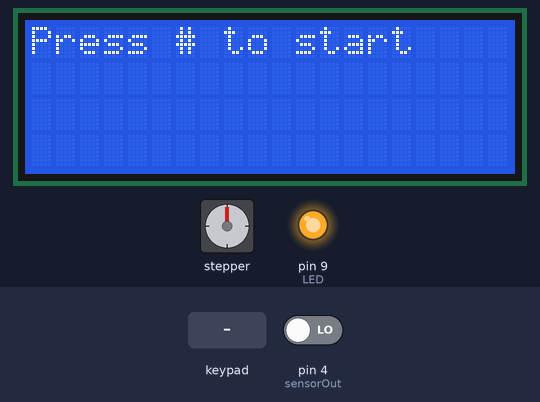
Bench run of a sketch on a simulated Arduino Nano, built with avr-gcc and run on an emulated ATmega328P. On the bench: 20×4 character LCD, stepper motor, output pins drawn as LEDs (lit = HIGH). Inputs (shaded band) come from the test bench; at power-on: pin 4 (sensorOut) LOW. Stepper angles assume 200 steps per turn; pins used as bus, display or sensor lines are not drawn; what the sketch prints to the serial monitor is not drawn.

Above: at 2.9 s.
3.0 s: key '#' pressed
At 3.9 s:
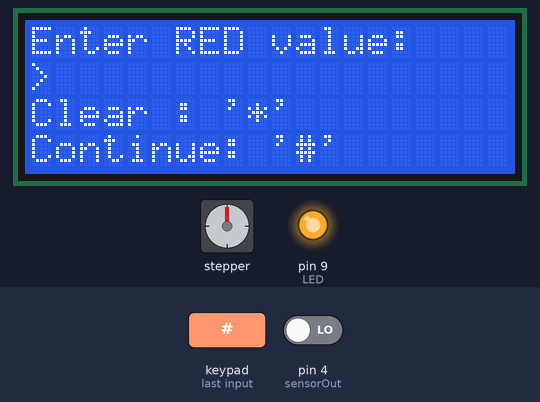
4.5 s: keypad keys 1 2 # pressed 0.4 s apart
At 6.6 s:
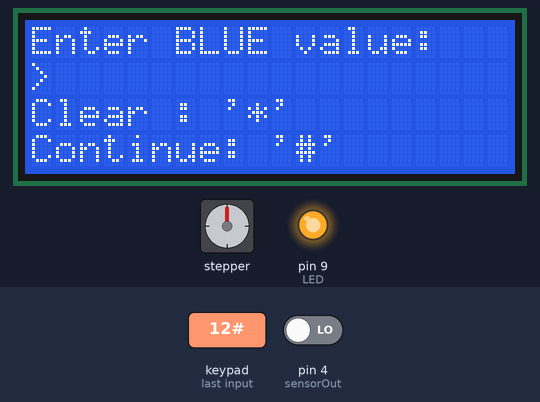
7.2 s: keypad keys 2 5 # pressed 0.4 s apart
At 8.6 s:
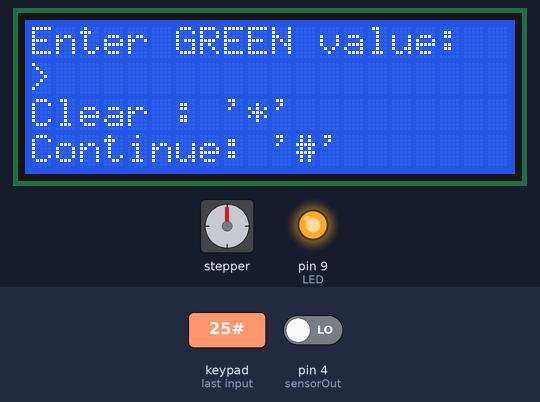
9.9 s: keypad keys 1 2 # pressed 0.4 s apart
At 11.9 s:
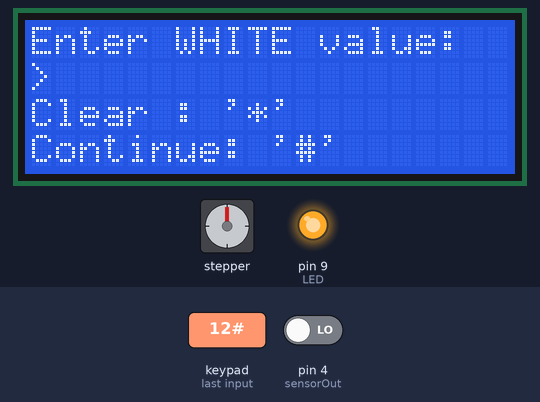
12.6 s: keypad keys 2 5 # pressed 0.4 s apart
At 13.9 s:
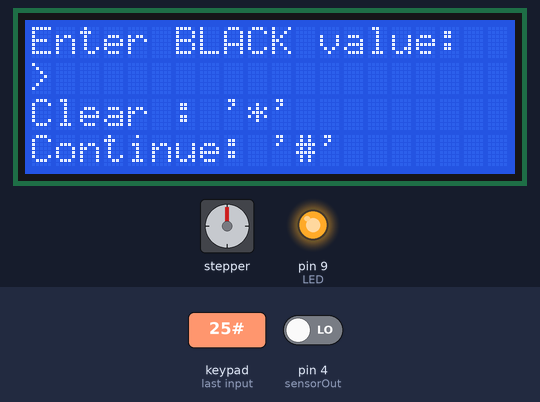
15.3 s: keypad keys 1 2 # pressed 0.4 s apart
At 16.7 s:
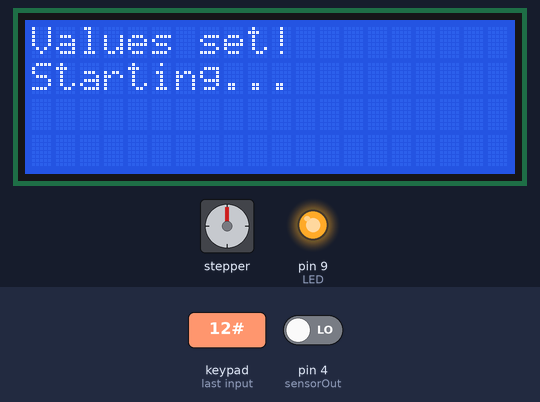
Timing chart, 0 to 25.8 s (numbered marks = the images above; inputs shaded):
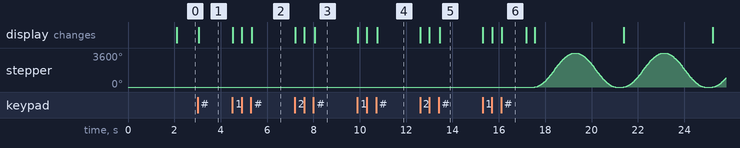

The sketch:

PokerPal.ino
```cpp
#include <AccelStepper.h>
#include <LiquidCrystal_I2C.h>
#include <Keypad.h>


// ============================================================
// Stepper Motor / A4988
// ============================================================

#define motorInterfaceType 1

const int dirPin = 2;
const int stepPin = 3;
const int sleepPin = 10;  // SLEEP on A4988
const int resetPin = 11;  // RST on A4988

AccelStepper stepper(motorInterfaceType, stepPin, dirPin);


// ============================================================
// LCD
// ============================================================

//20x4 I2C LCD used for user prompts and system feedback.

LiquidCrystal_I2C lcd(0x27, 20, 4);


// ============================================================
// TCS3200 Color Sensor
// ============================================================

#define S0 8
#define S1 7
#define S2 6
#define S3 5
#define sensorOut 4
#define LED 9


// ============================================================
// Keypad
// ============================================================

// 4x3 keypad used for entering chip values.

const byte ROWS = 4; // 4 rows
const byte COLS = 3; // 3 columns

// Keypad layout.
char keys[ROWS][COLS] = {
  {'1', '2', '3'},
  {'4', '5', '6'},
  {'7', '8', '9'},
  {'*', '0', '#'}
};

// Keypad rows and columns connections.
byte rowPins[ROWS] = {12, A0, A1, A2};
byte colPins[COLS] = {A3, A6, A7};

Keypad keypad = Keypad(makeKeymap(keys), rowPins, colPins, ROWS, COLS);


// ============================================================
// Chip Counters and Values
// ============================================================

int redCount = 0;
int blueCount = 0;
int greenCount = 0;
int whiteCount = 0;
int blackCount = 0;

int redValue = 0;
int blueValue = 0;
int greenValue = 0;
int whiteValue = 0;
int blackValue = 0;


// ============================================================
// Motion and Timing Settings
// ============================================================

const int SETTLE_TIME = 100;  // Settling time after reaching a bin (ms)
const int DETECTION_DELAY = 800; // Delay between color detection cycles (ms)


// ============================================================
// Sorting Positions
// ============================================================

// Motor positions for each color based on the mechanical
// layout of the sorting system.
// Values are converted to microsteps using 4x microstepping.
const int BLACK_STEPS = 325 * 4;
const int GREEN_STEPS = -450 * 4;
const int WHITE_STEPS = 500 * 4;
const int BLUE_STEPS = 675 * 4;
const int RED_STEPS = 825 * 4;


// ============================================================
// Motor State Machine
// ============================================================

// Tracks the current stage of a sorting operation.
enum State {
  P_IDLE,       // Waiting for a chip
  P_MOVING,     // Moving to the selected sorting position
  P_RETURNING   // Returning to the home position
};

State currentState = P_IDLE;

long startPosition = 0;
long targetPosition = 0;
unsigned long operationTimer = 0;
unsigned long lastDetectionTime = 0;

bool wasBackwardMove = false;
bool pausedForEmptying = false;
String colorToEmpty = "";


// ============================================================
// Motor Control
// ============================================================

// Enables or disables the A4988 stepper driver.
// The motor is disabled when idle to reduce unnecessary
// power consumption and motor heating.

void enableMotor(bool enable) {
  if (enable) {
    digitalWrite(sleepPin, HIGH);
    delay(5);  // Allow driver to wake up
    digitalWrite(resetPin, HIGH);
  } else {
    digitalWrite(resetPin, LOW);
    digitalWrite(sleepPin, LOW);
  }
}


// ============================================================
// Movement Control
// ============================================================

// Initiates a movement to the sorting position associated
// with the detected chip color.
void executeMovement(long steps) {
  enableMotor(true);

  currentState = P_MOVING;

  // Calculate the target position relative to the current
  // motor position.
  startPosition = stepper.currentPosition();
  targetPosition = startPosition + steps;
  wasBackwardMove = (steps < 0);

  Serial.print("Moving ");
  Serial.print(wasBackwardMove ? "BACKWARD " : "FORWARD ");
  Serial.println(abs(steps));
}


// ============================================================
// Color Sensor
// ============================================================

// Each function reads the TCS3200 output with its associated color
// filter selected and converts the measured pulse width to an
// intensity value.

int readRed() {
  digitalWrite(S2, LOW);
  digitalWrite(S3, LOW);
  int pulse = pulseIn(sensorOut, LOW, 100000);
  return map(pulse, 25, 72, 255, 0);
}

int readGreen() {
  digitalWrite(S2, HIGH);
  digitalWrite(S3, HIGH);
  int pulse = pulseIn(sensorOut, LOW, 100000);
  return map(pulse, 30, 90, 255, 0);
}

int readBlue() {
  digitalWrite(S2, LOW);
  digitalWrite(S3, HIGH);
  int pulse = pulseIn(sensorOut, LOW, 100000);
  return map(pulse, 25, 68, 255, 0);
}


// ============================================================
// LCD Display
// ============================================================

// Updates the LCD with the current chip counts, individual
// chip values, and total values of all sorted chips.
void updateLCD() {
  lcd.clear();

  lcd.setCursor(0, 0);
  lcd.print("R:");
  lcd.print(redCount);
  lcd.print("(");
  lcd.print(redValue);
  lcd.print(")");

  lcd.print(" G:");
  lcd.print(greenCount);
  lcd.print("(");
  lcd.print(greenValue);
  lcd.print(")");

  lcd.setCursor(0, 1);
  lcd.print("B:");
  lcd.print(blueCount);
  lcd.print("(");
  lcd.print(blueValue);
  lcd.print(")");

  lcd.print(" W:");
  lcd.print(whiteCount);
  lcd.print("(");
  lcd.print(whiteValue);
  lcd.print(")");

  lcd.setCursor(0, 2);
  lcd.print("Bl:");
  lcd.print(blackCount);
  lcd.print("(");
  lcd.print(blackValue);
  lcd.print(")");

  lcd.setCursor(0, 3);
  lcd.print("Total Value: ");
  lcd.print(
    redCount * redValue +
    greenCount * greenValue +
    blueCount * blueValue +
    whiteCount * whiteValue +
    blackCount * blackValue
  );
}


// ============================================================
// User Interface
// ============================================================

// Displays the startup message when the system is powered on.
void showWelcomeMessage() {
  lcd.clear();

  lcd.setCursor(0, 0);
  lcd.print("Welcome to");

  lcd.setCursor(0, 1);
  lcd.print("PokerPal!");

  delay(2000);
}

// Displays a prompt for entering the monetary value of a
// particular chip color.
void promptForColorValue(const char* color) {
  lcd.clear();

  lcd.print("Enter ");
  lcd.print(color);
  lcd.print(" value:");

  lcd.setCursor(0, 1);
  lcd.print("> ");

  lcd.setCursor(0, 2);
  lcd.print("Clear : '*'");

  lcd.setCursor(0, 3);
  lcd.print("Continue: '#'");
}

// Collects a chip value from the keypad and returns the
// entered value when '#' is pressed.
// '*' clears the current input.
int getColorValue(const char* color) {
  String inputBuffer = "";

  promptForColorValue(color);

  while (true) {
    char key = keypad.getKey();

    if (key) {

      // Confirm the entered value.
      if (key == '#' && inputBuffer.length() > 0) {
        return inputBuffer.toInt();
      }

      // Clear the current value.
      else if (key == '*' && inputBuffer.length() > 0) {

        inputBuffer = "";

        lcd.setCursor(2, 1);
        lcd.print("   ");

        lcd.setCursor(2, 1);
      }

      // Add a numerical digit to the input (if less than 3 digits).
      else if (isDigit(key) && inputBuffer.length() < 3) {
        inputBuffer += key;

        lcd.setCursor(2, 1);
        lcd.print(inputBuffer);
      }
    }

    // Small delay to prevent unncessary busy-waiting.
    delay(10);
  }
}


// Prompts the user to enter the value of each chip color
// before the sorting process begins.
void setupColorValues() {
  redValue = getColorValue("RED");
  blueValue = getColorValue("BLUE");
  greenValue = getColorValue("GREEN");
  whiteValue = getColorValue("WHITE");
  blackValue = getColorValue("BLACK");

  lcd.clear();

  lcd.print("Values set!");

  lcd.setCursor(0, 1);
  lcd.print("Starting...");

  delay(1000);
}


// ============================================================
// Bin Management
// ============================================================

// Checks whether any bin has reached its 10-chip capacity.
// Pauses sorting and prompts the user to empty the full bin.
void checkForFullBins() {

  if (redCount > 0 && redCount % 10 == 0) {
    colorToEmpty = "RED";
    pausedForEmptying = true;
  }

  else if (blueCount > 0 && blueCount % 10 == 0) {
    colorToEmpty = "BLUE";
    pausedForEmptying = true;
  }

  else if (greenCount > 0 && greenCount % 10 == 0) {
    colorToEmpty = "GREEN";
    pausedForEmptying = true;
  }

  else if (whiteCount > 0 && whiteCount % 10 == 0) {
    colorToEmpty = "WHITE";
    pausedForEmptying = true;
  }

  else if (blackCount > 0 && blackCount % 10 == 0) {
    colorToEmpty = "BLACK";
    pausedForEmptying = true;
  }

  if (pausedForEmptying) {

    lcd.clear();

    lcd.setCursor(0, 0);
    lcd.print("Please empty the");

    lcd.setCursor(0, 1);
    lcd.print(colorToEmpty + " bin");

    lcd.setCursor(0, 2);
    lcd.print("Press # when done");

    // Wait for the user to confirm that the bin has been emptied.
    while (true) {

      char key = keypad.getKey();

      if (key == '#') {

      // Reset the count for the bin that was emptied.
      if (colorToEmpty == "RED") {
        redCount = 0;
      }

      else if (colorToEmpty == "BLUE") {
        blueCount = 0;
      }

      else if (colorToEmpty == "GREEN") {
        greenCount = 0;
      }

      else if (colorToEmpty == "WHITE") {
        whiteCount = 0;
      }

      else if (colorToEmpty == "BLACK") {
        blackCount = 0;
      }

      pausedForEmptying = false;
      colorToEmpty = "";

      updateLCD();

      break;
    }

      delay(10);
    }
  }
}


// ============================================================
// Setup
// ============================================================

void setup() {

  // -------------------- Motor Setup --------------------

  pinMode(sleepPin, OUTPUT);
  pinMode(resetPin, OUTPUT);

  // Keep the motor disabled during startup.
  enableMotor(false);


  // -------------------- Color Sensor Setup --------------------

  pinMode(S0, OUTPUT);
  pinMode(S1, OUTPUT);
  pinMode(S2, OUTPUT);
  pinMode(S3, OUTPUT);

  pinMode(sensorOut, INPUT);
  pinMode(LED, OUTPUT);

  // Configure the TCS3200 frequency scaling.
  digitalWrite(S0, HIGH);
  digitalWrite(S1, LOW);

  // Turn on the sensor illumination LED.
  digitalWrite(LED, HIGH);


  // -------------------- Serial Communication --------------------
  Serial.begin(9600);


  // -------------------- Stepper Configuration --------------------
  stepper.setMaxSpeed(7500);
  stepper.setAcceleration(4250);


  // -------------------- LCD Setup --------------------

  lcd.init();
  lcd.backlight();


  // -------------------- Startup --------------------

  showWelcomeMessage();

  // Wait for the user to press '#' before beginning setup.
  lcd.clear();
  lcd.print("Press # to start");

  while (keypad.getKey() != '#') {
    delay(10);
  }


  // -------------------- Chip Value Setup --------------------

  setupColorValues();


  // Initialize chip counters.
  redCount = 0;
  blueCount = 0;
  greenCount = 0;
  whiteCount = 0;
  blackCount = 0;

  updateLCD();
}


// ============================================================
// Main Program Loop
// ============================================================

void loop() {

  // Check for a full bin when the motor is idle.
  if (currentState == P_IDLE) {
    checkForFullBins();
  }

  // If the system is waiting for a bin to be emptied,
  // skip the rest of the loop.
  if (pausedForEmptying) {
    return;
  }


  // ==========================================================
  // Color Detection
  // ==========================================================

  // Only detect a new chip when the motor is idle and the
  // detection cooldown period has elapsed.
  if (
    currentState == P_IDLE &&
    millis() - lastDetectionTime > DETECTION_DELAY
  ) {

    int redFreq = readRed();
    int greenFreq = readGreen();
    int blueFreq = readBlue();

    Serial.print("RGB: ");
    Serial.print(redFreq);
    Serial.print(", ");
    Serial.print(greenFreq);
    Serial.print(", ");
    Serial.println(blueFreq);


    // Classify the detected chip using experimentally
    // determined RGB intensity thresholds.
    if (
      redFreq > 320 &&
      blueFreq > 200 &&
      blueFreq < 300 &&
      greenFreq > 200 &&
      greenFreq < 300
    ) {

      Serial.println("RED - Executing movement");

      executeMovement(RED_STEPS);

      redCount++;

      updateLCD();
    }
    else if (
      blueFreq > 300 &&
      greenFreq < 300 &&
       redFreq > 200
    ) {

      Serial.println("BLUE - Executing movement");

      executeMovement(BLUE_STEPS);

      blueCount++;

      updateLCD();
    }
    else if (
      redFreq > 290 &&
      redFreq < 320 &&
      greenFreq > 260 &&
      greenFreq < 330 &&
      blueFreq > 200 &&
      blueFreq < 280
    ) {

      Serial.println("GREEN - Executing movement");

      executeMovement(GREEN_STEPS);

      greenCount++;

      updateLCD();
    }
    else if (
      redFreq > 300 &&
      blueFreq > 300 &&
      greenFreq > 300
    ) {

      Serial.println("WHITE - Executing movement");

      executeMovement(WHITE_STEPS);

      whiteCount++;

      updateLCD();
    }
    else if (
      redFreq > 200 &&
      redFreq < 300 &&
      greenFreq > 100 &&
      greenFreq < 200 &&
      blueFreq > 100 &&
      blueFreq < 200
    ) {

      Serial.println("BLACK - Executing movement");

      executeMovement(BLACK_STEPS);

      blackCount++;

      updateLCD();
    }

    // Prevent another detection until the cooldown period
    // has elapsed.
    lastDetectionTime = millis();
  }


  // ==========================================================
  // Motor State Machine
  // ==========================================================

  // Handle the current movement state and transition between
  // moving to a bin, returning home, and waiting for the next chip.
  switch(currentState) {

    case P_MOVING:

      // Move towards the selected sorting position.
      stepper.moveTo(targetPosition);

      // Once target position is reached, begin the
      // return-to-home sequence.
      if (stepper.distanceToGo() == 0) {

        currentState = P_RETURNING;

        operationTimer = millis();

        // All sorting positions return to the home position.
        targetPosition = 0;
      }

      break;


    case P_RETURNING:

      // Allow the mechanism to settle before returning home.
      if (millis() - operationTimer > SETTLE_TIME) {

        stepper.moveTo(targetPosition);

        // Once the mechanism reaches home, return to idle.
        if (stepper.distanceToGo() == 0) {

          currentState = P_IDLE;

          // Disable the motor while waiting for the next chip.
          enableMotor(false);

          // Explicitly reset the software position to home.
          stepper.setCurrentPosition(0);

          Serial.println("Movement complete");
        }
      }

      break;


    case P_IDLE:

    default:

      // No motor movement is required while idle.
      break;
  }


  // Run the stepper motor continuously.
  stepper.run();
}
```

Measured:
- after the input at 3.0 s, the display: changes after 0.05 s (image 1)
- after the input at 4.5 s, the display: first changes at once (image 2 shows a later state)
- after the input at 7.2 s, the display: first changes at once (image 3 shows a later state)
- after the input at 9.9 s, the display: first changes at once (image 4 shows a later state)
- after the input at 12.6 s, the display: first changes at once (image 5 shows a later state)
- after the input at 15.3 s, stepper: turns 3600° clockwise in 1.7 s, then 3600° counter-clockwise in 1.7 s, then 3600° clockwise in 1.7 s, then 3600° counter-clockwise in 1.7 s, and so on; the display: first changes at once (image 6 shows a later state)
- what the display in image 6 shows lasts 1.1 s, from 16.1 s to 17.2 s
